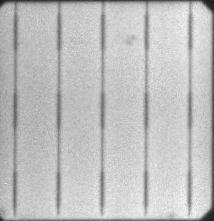
#> input picture 1saveda.png, 214 x 221 px
$ python test3.py
#> lines starting #> are read from the running program, lines starting #| are printed output that depends on the picture
import cv2 as cv
import numpy as np
from matplotlib import pyplot as plt


img = cv.imread('1saveda.png',0)
#> img is the input picture: shape (221, 214); min 24, max 252, mean 191.5
r = len(img)
#> r = 221
c = len(img[0])
#> c = 214

img3 = cv.adaptiveThreshold(img,255,cv.ADAPTIVE_THRESH_GAUSSIAN_C,cv.THRESH_BINARY,7,2)
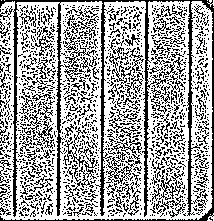
#> img3: shape (221, 214); 64.4% white; black in thin lines or dots


cv.namedWindow('changed', cv.WINDOW_NORMAL)
cv.imshow('changed', img3)

cv.waitKey(0)
cv.destroyWindow('changed')

cv.imwrite('1savedc.png',img3)

votes = np.zeros((c,2),dtype=float)
lh=[0]
lv=[0]

for i in range(r):
	for j in range(c):
		if img3[i][j] == 0:
			votes[j][0]=votes[j][0] + 1
#> (the run stopped early here; a loop or call above may not have finished)

$ run again, with 2saved.png copied over 1saveda.png
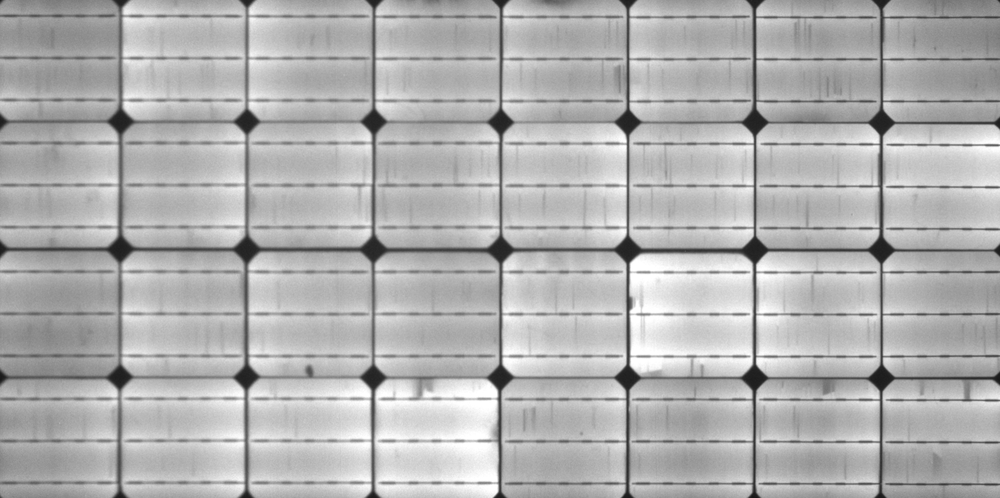
#> input picture 2saved.png, 1000 x 498 px, shrunk from 2456 x 1223 before the run
#> img is the input picture: shape (498, 1000); min 24, max 255, mean 177.2
#> `r = len(img)`: r = 498
#> `c = len(img[0])`: c = 1000
#> `img3 = cv.adaptiveThreshold(img,255,cv.ADAPTIVE_THRESH_GAUSSIAN_C,cv.T..`:
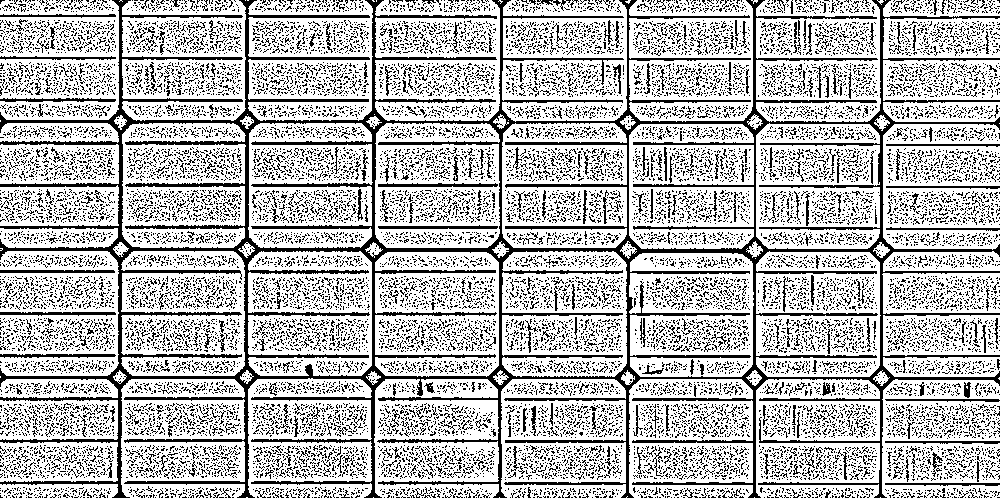
#> img3: shape (498, 1000); 72.4% white; black in thin lines or dots
#> after the loop `for i in range(c):`: lv = [0, 119, 120, 246, 247, 372, 373, 374, 500, 627, 628, 754, 755, 881]
#> after the loop `for i in range(r):`: lh = 46 values from 0 to 497
#> (printed output is left out)
#> `l = lv`: l = [0, 119, 120, 246, 247, 372, 373, 374, 500, 627, 628, 754, 755, 881, 1000]
#> `l = lh`: l = 47 values from 0 to 498
#> the loop `for i in range(len(l)-1):` made 46 passes
#> after the loop `for i in range(len(l)-1):`: imgs = 16 items
#> the loop `for img in imgs:` made 16 passes
